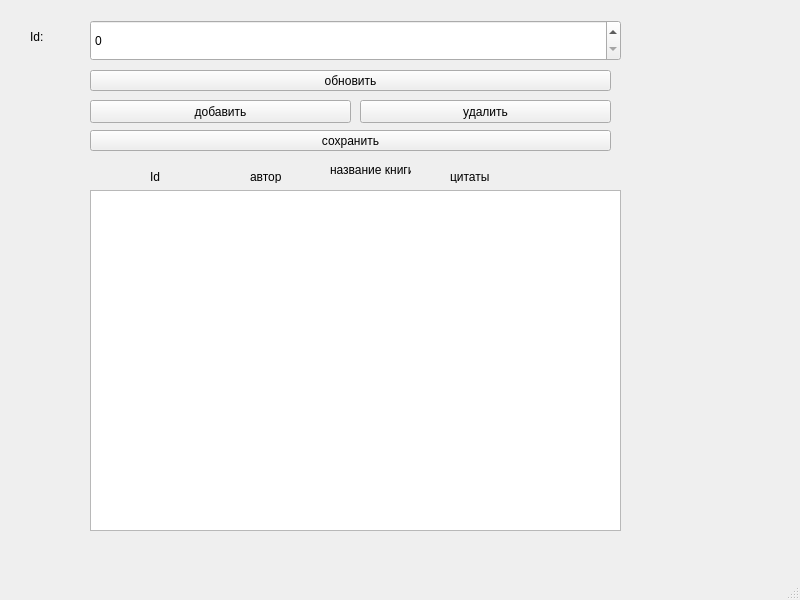
<?xml version="1.0" encoding="UTF-8"?>
<ui version="4.0">
 <class>MainWindow</class>
 <widget class="QMainWindow" name="MainWindow">
  <property name="geometry">
   <rect>
    <x>0</x>
    <y>0</y>
    <width>800</width>
    <height>600</height>
   </rect>
  </property>
  <property name="windowTitle">
   <string>MainWindow</string>
  </property>
  <widget class="QWidget" name="centralwidget">
   <widget class="QSpinBox" name="spinBox">
    <property name="geometry">
     <rect>
      <x>90</x>
      <y>20</y>
      <width>531</width>
      <height>41</height>
     </rect>
    </property>
   </widget>
   <widget class="QPushButton" name="pushButton">
    <property name="geometry">
     <rect>
      <x>90</x>
      <y>70</y>
      <width>521</width>
      <height>21</height>
     </rect>
    </property>
    <property name="text">
     <string>обновить</string>
    </property>
   </widget>
   <widget class="QPushButton" name="pushButton_2">
    <property name="geometry">
     <rect>
      <x>90</x>
      <y>130</y>
      <width>521</width>
      <height>21</height>
     </rect>
    </property>
    <property name="text">
     <string>сохранить</string>
    </property>
   </widget>
   <widget class="QTableWidget" name="tableWidget">
    <property name="geometry">
     <rect>
      <x>90</x>
      <y>190</y>
      <width>531</width>
      <height>341</height>
     </rect>
    </property>
   </widget>
   <widget class="QLabel" name="label">
    <property name="geometry">
     <rect>
      <x>30</x>
      <y>30</y>
      <width>47</width>
      <height>13</height>
     </rect>
    </property>
    <property name="text">
     <string>Id:</string>
    </property>
   </widget>
   <widget class="QLabel" name="label_2">
    <property name="geometry">
     <rect>
      <x>150</x>
      <y>170</y>
      <width>47</width>
      <height>13</height>
     </rect>
    </property>
    <property name="text">
     <string>Id</string>
    </property>
   </widget>
   <widget class="QLabel" name="label_3">
    <property name="geometry">
     <rect>
      <x>250</x>
      <y>170</y>
      <width>47</width>
      <height>13</height>
     </rect>
    </property>
    <property name="text">
     <string>автор</string>
    </property>
   </widget>
   <widget class="QLabel" name="label_4">
    <property name="geometry">
     <rect>
      <x>330</x>
      <y>160</y>
      <width>81</width>
      <height>20</height>
     </rect>
    </property>
    <property name="text">
     <string>название книги</string>
    </property>
   </widget>
   <widget class="QLabel" name="label_5">
    <property name="geometry">
     <rect>
      <x>450</x>
      <y>170</y>
      <width>47</width>
      <height>13</height>
     </rect>
    </property>
    <property name="text">
     <string>цитаты</string>
    </property>
   </widget>
   <widget class="QPushButton" name="pushButton_3">
    <property name="geometry">
     <rect>
      <x>90</x>
      <y>100</y>
      <width>261</width>
      <height>23</height>
     </rect>
    </property>
    <property name="text">
     <string>добавить</string>
    </property>
   </widget>
   <widget class="QPushButton" name="pushButton_4">
    <property name="geometry">
     <rect>
      <x>360</x>
      <y>100</y>
      <width>251</width>
      <height>23</height>
     </rect>
    </property>
    <property name="text">
     <string>удалить</string>
    </property>
   </widget>
  </widget>
  <widget class="QMenuBar" name="menubar">
   <property name="geometry">
    <rect>
     <x>0</x>
     <y>0</y>
     <width>800</width>
     <height>21</height>
    </rect>
   </property>
  </widget>
  <widget class="QStatusBar" name="statusbar"/>
 </widget>
 <resources/>
 <connections/>
</ui>
